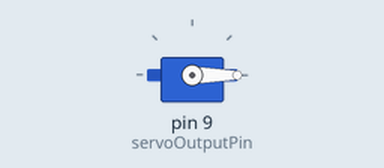
This sketch was run on a simulated Arduino Uno, built with avr-gcc and run on an emulated ATmega328P. Parts: servo.

Above: at 0.07 s.
At 6.82 s:
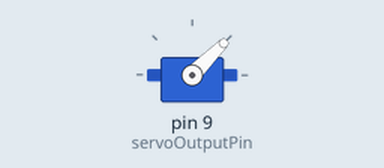
At 13.58 s:
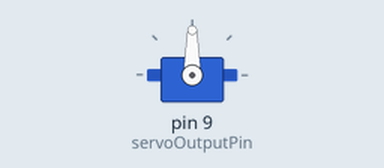
At 27.1 s:
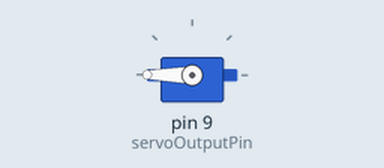
Timing chart, 0 to 40.0 s (numbered marks = the images above):
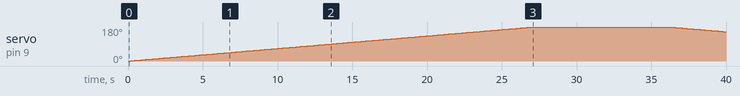

Measured:
- by itself, servo on pin 9 (servoOutputPin): rises from 0° to 180° in 26.9 s, then falls to 155° in 12.9 s

The sketch:

hello_world.ino
```cpp
#include <Servo.h>

Servo myservo;

int pos = 0;  // variable to store the servo position

int servoOutputPin = 9;

void setup() {
  myservo.attach(servoOutputPin);
for(pos = 0; pos <= 240; pos +=1)
  {
    myservo.write(pos);
    delay(150);
  }
  for(pos = 180; pos >= 0; pos -=1)
  {
    myservo.write(pos);
    delay(150);
  }
}

void loop() {
  // put your main code here, to run repeatedly:
  // for(pos = 0; pos <= 180; pos +=1)
  // {
  //   myservo.write(pos);
  //   delay(15);
  // }
  // for(pos = 180; pos >= 0; pos -=1)
  // {
  //   myservo.write(pos);
  //   delay(15);
  // }
}
```
